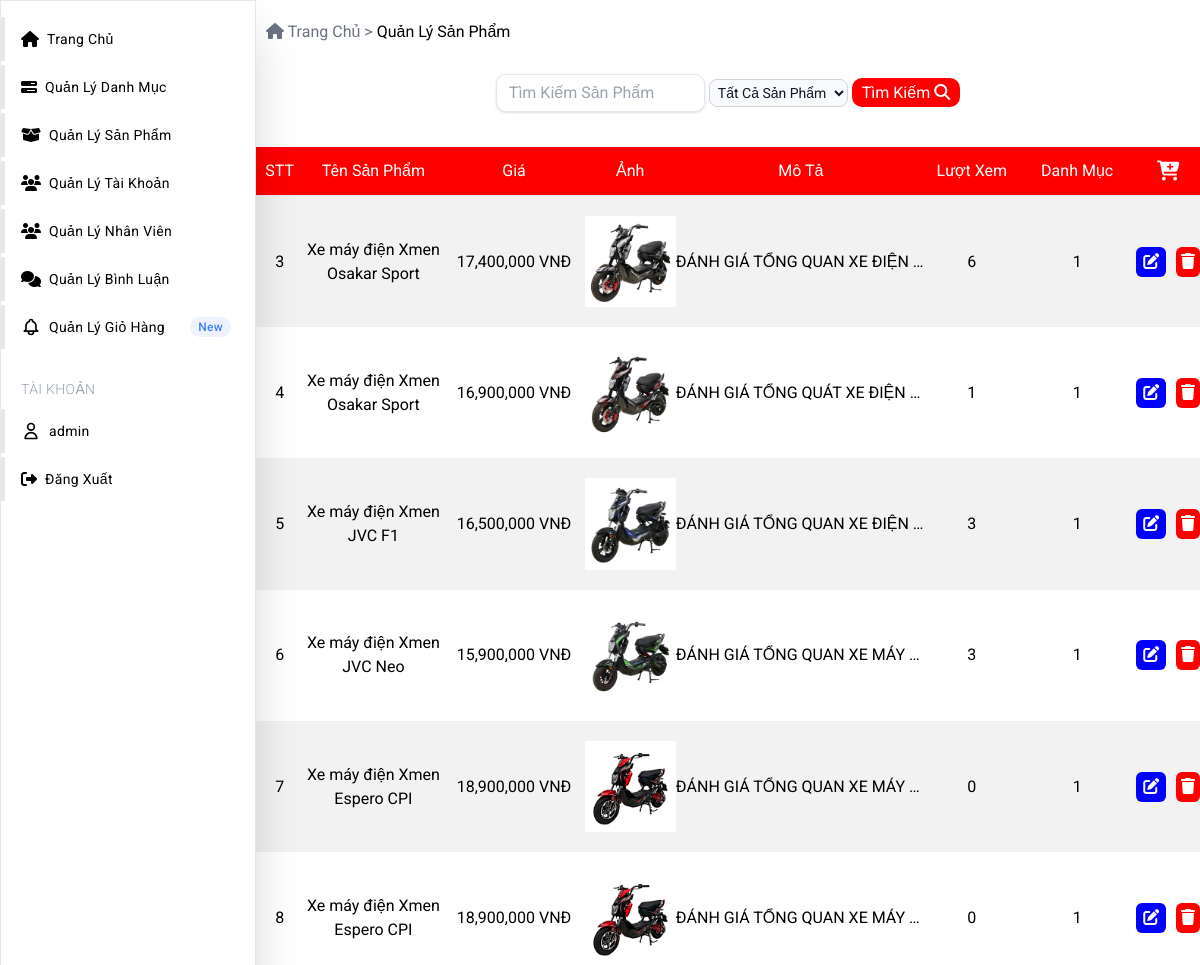
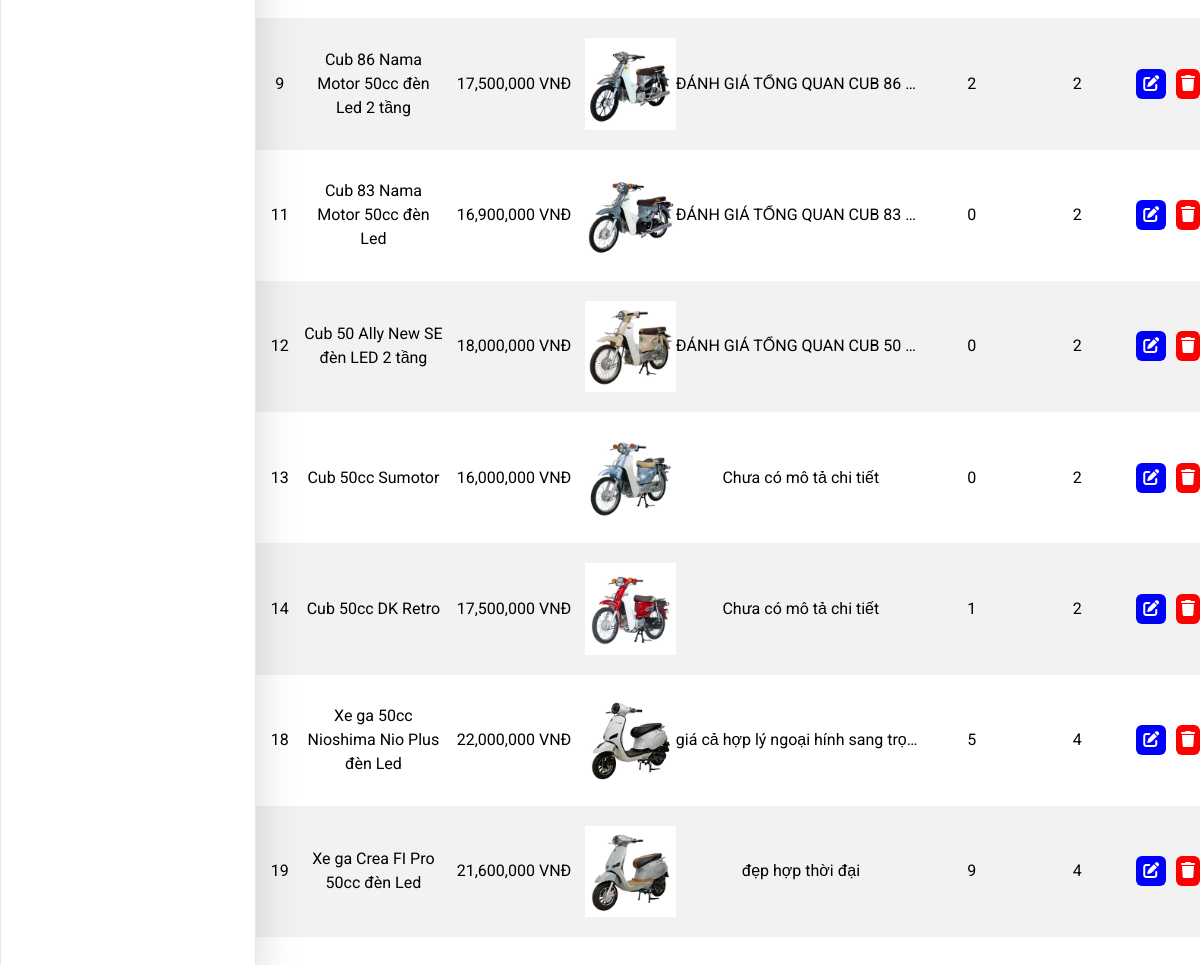
Screenshot of /admin/index.php?action=quanlysanpham (signed in) with the database file from the repository (2 pictures, top to bottom).
### tables this page shows
CREATE TABLE `sanpham` (
  `id_sanpham` int(11) NOT NULL,
  `name_sanpham` varchar(255) NOT NULL,
  `price_sanpham` int(11) NOT NULL,
  `img_sanpham` text NOT NULL,
  `img_sanpham1` text NOT NULL,
  `description_sanpham` varchar(255) NOT NULL,
  `view_sanpham` int(11) NOT NULL DEFAULT 0,
  `id_danhmuc` int(11) NOT NULL
);

### model/connect.php (called while the page is built, shortened)
<?php
$host = "localhost";
$userhost ="root";
$passhost = '';
$dbname ="duanbanxemay";
  function pdo_get_connection(){
    global $host, $userhost, $passhost, $dbname;
    $dburl = "mysql:host=$host;dbname=$dbname;charset=utf8";
    $username = $userhost;
    $password = $passhost;
    $pdo = new PDO($dburl, $username, $password);
    $pdo->setAttribute(PDO::ATTR_ERRMODE, PDO::ERRMODE_EXCEPTION);
    return $pdo;
}
function pdo_query($sql){
    $sql_args = array_slice(func_get_args(), 1);
    try{
        $conn = pdo_get_connection();
        $stmt = $conn->prepare($sql);
        $stmt->execute($sql_args);
        $rows = $stmt->fetchAll();
        return $rows;
    }
    catch(PDOException $e){
        throw $e;
    }
    finally{
        unset($conn);
    }
    }
?>

### dao/product.php (called while the page is built, shortened)
<?php
function loadall_sanpham(){
  $sql = "select * from sanpham";
    $listsanpham = pdo_query($sql);
    return $listsanpham;
}
function loadall_sanpham_cungloai($kyw,$id_danhmuc){
  $sql = "select * from sanpham where 1";
  $sql.=" order by id_sanpham";
  $listsanpham = pdo_query($sql);
  return $listsanpham;
}
?>

### admin/san-pham/product.php (the view, shortened to what this page needs)
<article class="h-full ml-14 mt-[20px] mb-10 md:ml-64 text-black">
  <p class="ml-[10px] mb-[30px] "><span class="text-gray-500"><i class="fa-solid fa-house"></i> Trang Chủ ></span>
    <span>Quản Lý
      Sản Phẩm</span>
  </p>
  <form action="index.php?action=quanlysanpham" method="post" class="mb-[20px] text-center">
    <input type="text" name="kyw"
      class="shadow appearance-none border rounded  py-2 px-3 text-gray-700 leading-tight focus:outline-none focus:shadow-outline rounded-[10px]"
      placeholder="Tìm Kiếm Sản Phẩm">
    <select name="id_danhmuc"
      class="bg-gray-50 border border-gray-300 text-gray-900 text-sm rounded-lg focus:ring-blue-500 focus:border-blue-500  p-1 dark:bg-gray-700 dark:border-gray-600 dark:placeholder-gray-400 dark:text-white dark:focus:ring-blue-500 dark:focus:border-blue-500 mb-[20px]">>
      <option value="0" selected>Tất Cả Sản Phẩm</option>
    </select>
    <span class="bg-[red] hover:bg-[blue] text-white px-[10px] py-[5px] rounded-[10px]"><input class="cursor-pointer"
        type="submit" value="Tìm Kiếm" name="filter"> <i class="fa-solid fa-magnifying-glass"></i> </span>
  </form>
  <table class="text-center min-w-full">
    <tr class="bg-[red] text-[white] hover:bg-[red] border-b">
      <td class="w-[50px] py-[12px]">STT</td>
      <td class="w-[150px]">Tên Sản Phẩm</td>
      <td class="w-[150px]">Giá</td>
      <td class="w-[100px]">Ảnh</td>
      <td class="w-[100px]">Mô Tả</td>
      <td class="w-[100px]">Lượt Xem</td>
      <td class="w-[130px]">Danh Mục</td>
      <td colspan="2" class="text-[white] text-[20px]"> <a href="index.php?action=add_product"><i
            class="fa-solid fa-cart-plus"></i>
        </a>
      </td>
    </tr>
    <?php
foreach($listsanpham as $sanpham) {
    	extract($sanpham);
    $hinhpath = "../uploads/".$img_sanpham;
    $suasp="index.php?action=edit_product&id_sanpham=".$id_sanpham;
    $xoasp = "index.php?action=delete_sanpham&id_sanpham=".$id_sanpham;
    if (is_file($hinhpath)) {
    $img_sanpham="<img width='100px' src='".$hinhpath."'>";
    }else{
    $img_sanpham = "<p width='100px'>Chưa Có Hình Ảnh</p>";
    }?>
    <tr>
      <td><?=$id_sanpham?></td>
      <td><?=$name_sanpham?></td>
      <td><?=number_format($price_sanpham)?> VNĐ</td>
      <td class="py-[20px]"><?=$img_sanpham?></td>
      <td>
        <p style="
     width: 250px;
    text-overflow: ellipsis;
    overflow: hidden;
    white-space: nowrap;"><?=$description_sanpham?></p>
      </td>
      <td><?=$view_sanpham?></td>
      <td><?=$id_danhmuc?></td>
      <td class="w-[30px]">
        <p class="bg-[blue] text-white px-[5px] py-[3px] rounded-md"><a href="<?=$suasp?>"><i
              class="fa-solid fa-pen-to-square"></i></a></p>
      </td>
      <td class="w-[30px]">
        <p class="ml-[10px] bg-[red] text-white px-[5px] py-[3px] rounded-md"> <a
            href="javascript:confirmDelete('<?=$xoasp?>')"><i class="fa-solid fa-trash"></i></a></p>
      </td>
    </tr>
    <?php }
    ?>
  </table>
</article>
</body>
</html>

### admin/index.php (shortened to what this page needs)
<?php
if(isset($_SESSION['admin'])){
include "../model/connect.php";
include "./sidebar.php";
include "../dao/product.php";
$listsanpham = loadall_sanpham();
if (isset($_GET['action'])) {
  $action = $_GET['action'];
  switch ($action) {
    case 'quanlysanpham':
       if(isset($_POST['filter'])&&($_POST['filter'])){
        $kyw=$_POST['kyw'];
        $id_danhmuc=$_POST['id_danhmuc'];
      }
        else{
          $kyw='' ;
          $id_danhmuc=0;
        }
        $listsanpham = loadall_sanpham_cungloai($kyw,$id_danhmuc);
      include "san-pham/product.php";
      break;
  }
}
}
else{
  header("Location:login/login.php");
}
    ?>

### admin/sidebar.php (shortened to what this page needs)
<!DOCTYPE html>
<html lang="en">
<head>
  <script src="https://cdn.tailwindcss.com"></script>
  <link rel="stylesheet" href="https://cdnjs.cloudflare.com/ajax/libs/font-awesome/6.1.1/css/all.min.css"
 />
</head>
<body>
  <div>
    <div
      class="fixed grid top-0 left-0 w-14 hover:w-64 md:w-64 bg-white h-full text-black transition-all duration-300 border border-r-[1px] z-10 sidebar shadow-2xl">
      <div class="overflow-y-auto overflow-x-hidden flex flex-col justify-between flex-grow">
        <ul class="flex flex-col py-4 space-y-1">
          <li>
            <a href="index.php?action=home"
              class="relative flex flex-row items-center h-11 focus:outline-none hover:bg-[red] text-white-600 hover:text-white-800 border-l-4 hover:border-[blue] hover:text-white pr-6">
              <span class="inline-flex justify-center items-center ml-4">
                <i class="fa-solid fa-house"></i>
              </span>
              <span class="ml-2 text-sm tracking-wide truncate">Trang Chủ</span>
            </a>
          </li>
          <li>
            <a href="index.php?action=quanlydanhmuc"
              class="relative flex flex-row items-center h-11 focus:outline-none hover:bg-[red] text-white-600 hover:text-white-800 border-l-4 hover:border-[blue] hover:text-white pr-6">
              <span class="inline-flex justify-center items-center ml-4">
                <i class="fa-solid fa-bars-progress"></i>
              </span>
              <span class="ml-2 text-sm tracking-wide truncate">Quản Lý Danh Mục</span>
            </a>
          </li>
          <li>
            <a href="index.php?action=quanlysanpham"
              class="relative flex flex-row items-center h-11 focus:outline-none hover:bg-[red] text-white-600 hover:text-white-800 border-l-4 hover:border-[blue] hover:text-white pr-6">
              <span class="inline-flex justify-center items-center ml-4">
                <i class="fa-solid fa-box-open"></i>
              </span>
              <span class="ml-2 text-sm tracking-wide truncate">Quản Lý Sản Phẩm</span>
            </a>
          </li>
          <li>
            <a href="index.php?action=quanlytaikhoan"
              class="relative flex flex-row items-center h-11 focus:outline-none hover:bg-[red] text-white-600 hover:text-white-800 border-l-4 hover:border-[blue] hover:text-white pr-6">
              <span class="inline-flex justify-center items-center ml-4">
                <i class="fa-solid fa-users"></i>
              </span>
              <span class="ml-2 text-sm tracking-wide truncate">Quản Lý Tài Khoản</span>
            </a>
          </li>
          <li>
            <a href="index.php?action=quanlynhanvien"
              class="relative flex flex-row items-center h-11 focus:outline-none hover:bg-[red] text-white-600 hover:text-white-800 border-l-4 hover:border-[blue] hover:text-white pr-6">
              <span class="inline-flex justify-center items-center ml-4">
                <i class="fa-solid fa-users"></i>
              </span>
              <span class="ml-2 text-sm tracking-wide truncate">Quản Lý Nhân Viên</span>
            </a>
          </li>
          <li>
            <a href="index.php?action=danhsachbinhluan"
              class="relative flex flex-row items-center h-11 focus:outline-none hover:bg-[red] text-white-600 hover:text-white-800 border-l-4 hover:border-[blue] hover:text-white pr-6">
              <span class="inline-flex justify-center items-center ml-4">
                <i class="fa-solid fa-comments"></i>
              </span>
              <span class="ml-2 text-sm tracking-wide truncate">Quản Lý Bình Luận</span>
            </a>
          </li>
          <li>
            <a href="index.php?action=quanlygiohang"
              class="relative flex flex-row items-center h-11 focus:outline-none hover:bg-[red] text-white-600 hover:text-white-800 border-l-4 hover:border-[blue] hover:text-white pr-6">
              <span class="inline-flex justify-center items-center ml-4">
              </span>
              <span class="ml-2 text-sm tracking-wide truncate">Quản Lý Giỏ Hàng</span>
              <span
                class="hidden md:block px-2 py-0.5 ml-auto text-xs font-medium tracking-wide text-blue-500 bg-indigo-50 rounded-full">New</span>
            </a>
          </li>
          <li class="px-5 hidden md:block">
            <div class="flex flex-row items-center mt-5 h-8">
              <div class="text-sm font-light tracking-wide text-gray-400 uppercase">Tài Khoản</div>
            </div>
          </li>
          <li>
            <a href="#"
              class="relative flex flex-row items-center h-11 focus:outline-none hover:bg-[red] text-white-600 hover:text-white-800 border-l-4 hover:border-[blue] hover:text-white pr-6">
              <span class="inline-flex justify-center items-center ml-4">
                <svg class="w-5 h-5" fill="none" stroke="currentColor" viewBox="0 0 24 24"
                  xmlns="http://www.w3.org/2000/svg">
                  <path stroke-linecap="round" stroke-linejoin="round" stroke-width="2"
                    d="M16 7a4 4 0 11-8 0 4 4 0 018 0zM12 14a7 7 0 00-7 7h14a7 7 0 00-7-7z"></path>
                </svg>
              </span>
              <?php
              if(isset($_SESSION['admin'])){
                extract($_SESSION['admin']);
                echo ' <span class="ml-2 text-sm tracking-wide truncate">'.$name_admin.'</span>';
              }
              else{
               echo ' <span class="ml-2 text-sm tracking-wide truncate">ADMIN</span>';
              }
              ?>
            </a>
          </li>
          <li>
            <a href="index.php?action=dangxuatadmin"
              class="relative flex flex-row items-center h-11 focus:outline-none hover:bg-[red] text-white-600 hover:text-white-800 border-l-4 hover:border-[blue] hover:text-white pr-6">
              <span class="inline-flex justify-center items-center ml-4">
                <i class="fa-solid fa-right-from-bracket"></i>
              </span>
              <span class="ml-2 text-sm tracking-wide truncate">Đăng Xuất</span>
            </a>
          </li>
        </ul>
      </div>
    </div>
  </div>
</body>
</html>

### admin/sidebar.php (style rules this page uses)
* { margin: 0; padding: 0; box-sizing: border-box; font-family: 'Roboto', sans-serif; }

### admin/san-pham/product.php (style rules this page uses)
tr:nth-child(even) { background-color: #f2f2f2; }

### rows the page displays
sanpham: id_sanpham "3", name_sanpham "Xe máy điện Xmen Osakar Sport", price_sanpham "17,400,000", img_sanpham (picture), description_sanpham "ĐÁNH GIÁ TỔNG QUAN XE ĐIỆN…", view_sanpham "6", id_danhmuc "1"
sanpham: id_sanpham "4", name_sanpham "Xe máy điện Xmen Osakar Sport", price_sanpham "16,900,000", img_sanpham (picture), description_sanpham "ĐÁNH GIÁ TỔNG QUÁT XE ĐIỆN…", view_sanpham "1", id_danhmuc "1"
sanpham: id_sanpham "5", name_sanpham "Xe máy điện Xmen JVC F1", price_sanpham "16,500,000", img_sanpham (picture), description_sanpham "ĐÁNH GIÁ TỔNG QUAN XE ĐIỆN…", view_sanpham "3", id_danhmuc "1"
sanpham: id_sanpham "6", name_sanpham "Xe máy điện Xmen JVC Neo", price_sanpham "15,900,000", img_sanpham (picture), description_sanpham "ĐÁNH GIÁ TỔNG QUAN XE MÁY…", view_sanpham "3", id_danhmuc "1"
sanpham: id_sanpham "7", name_sanpham "Xe máy điện Xmen Espero CPI", price_sanpham "18,900,000", img_sanpham (picture), description_sanpham "ĐÁNH GIÁ TỔNG QUAN XE MÁY…", view_sanpham "0", id_danhmuc "1"
sanpham: id_sanpham "8", name_sanpham "Xe máy điện Xmen Espero CPI", price_sanpham "18,900,000", img_sanpham (picture), description_sanpham "ĐÁNH GIÁ TỔNG QUAN XE MÁY…", view_sanpham "0", id_danhmuc "1"
sanpham: id_sanpham "9", name_sanpham "Cub 86 Nama Motor 50cc đèn Led 2 tầng", price_sanpham "17,500,000", img_sanpham (picture), description_sanpham "ĐÁNH GIÁ TỔNG QUAN CUB 86…", view_sanpham "2", id_danhmuc "2"
sanpham: id_sanpham "11", name_sanpham "Cub 83 Nama Motor 50cc đèn Led", price_sanpham "16,900,000", img_sanpham (picture), description_sanpham "ĐÁNH GIÁ TỔNG QUAN CUB 83…", view_sanpham "0", id_danhmuc "2"
sanpham: id_sanpham "12", name_sanpham "Cub 50 Ally New SE đèn LED 2 tầng", price_sanpham "18,000,000", img_sanpham (picture), description_sanpham "ĐÁNH GIÁ TỔNG QUAN CUB 50…", view_sanpham "0", id_danhmuc "2"
sanpham: id_sanpham "13", name_sanpham "Cub 50cc Sumotor", price_sanpham "16,000,000", img_sanpham (picture), description_sanpham "Chưa có mô tả chi tiết", view_sanpham "0", id_danhmuc "2"
sanpham: id_sanpham "14", name_sanpham "Cub 50cc DK Retro", price_sanpham "17,500,000", img_sanpham (picture), description_sanpham "Chưa có mô tả chi tiết", view_sanpham "1", id_danhmuc "2"
sanpham: id_sanpham "18", name_sanpham "Xe ga 50cc Nioshima Nio Plus đèn Led", price_sanpham "22,000,000", img_sanpham (picture), description_sanpham "giá cả hợp lý ngoại hính sang trọ…", view_sanpham "5", id_danhmuc "4"
sanpham: id_sanpham "19", name_sanpham "Xe ga Crea FI Pro 50cc đèn Led", price_sanpham "21,600,000", img_sanpham (picture), description_sanpham "đẹp hợp thời đại", view_sanpham "9", id_danhmuc "4"

### other values shown
$name_admin "admin"
